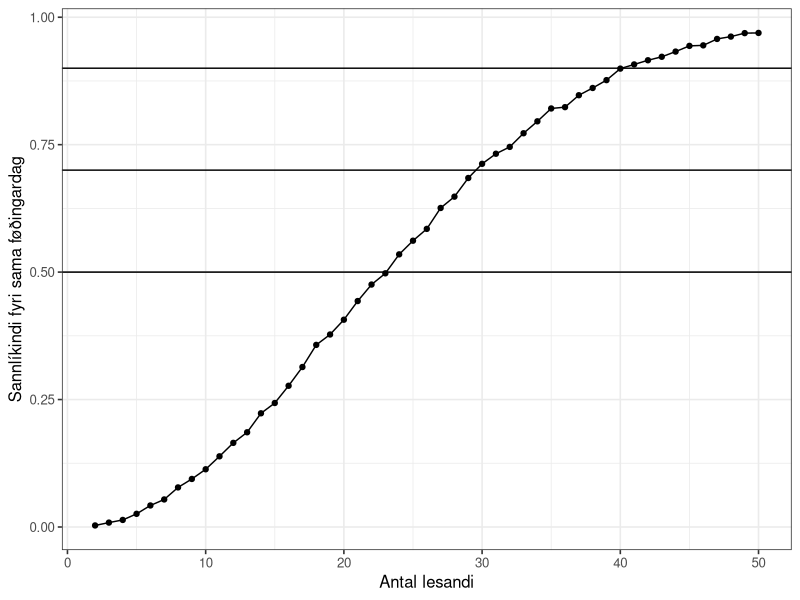
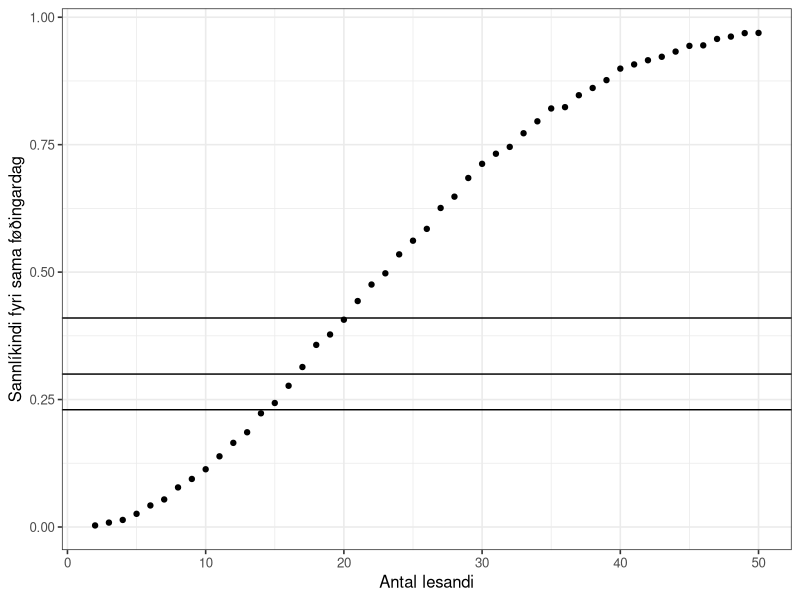
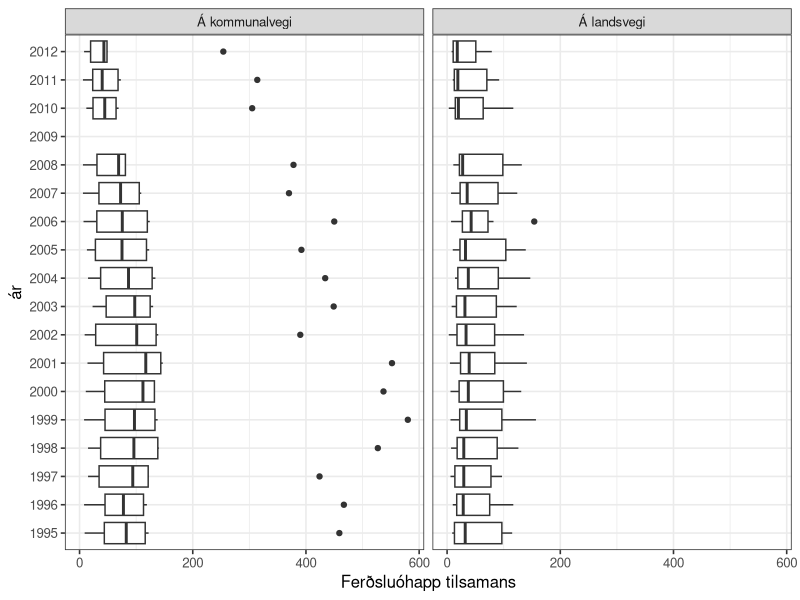
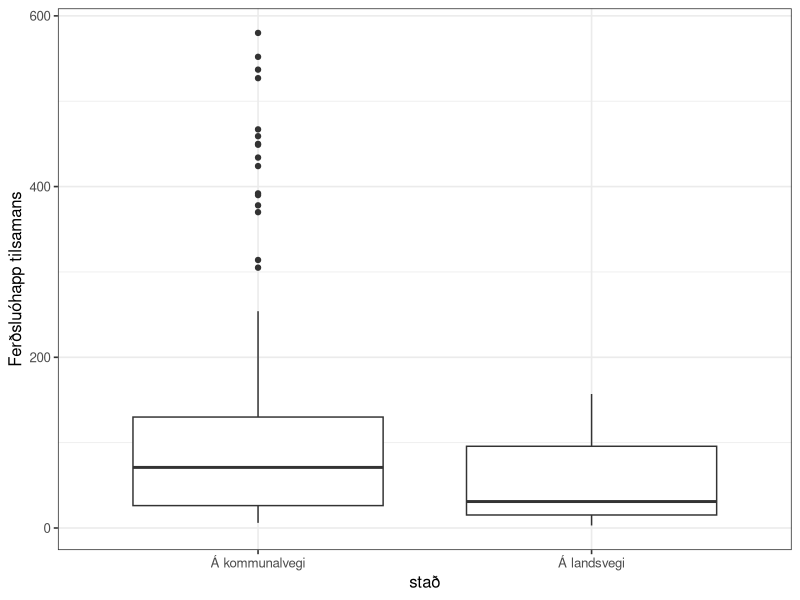
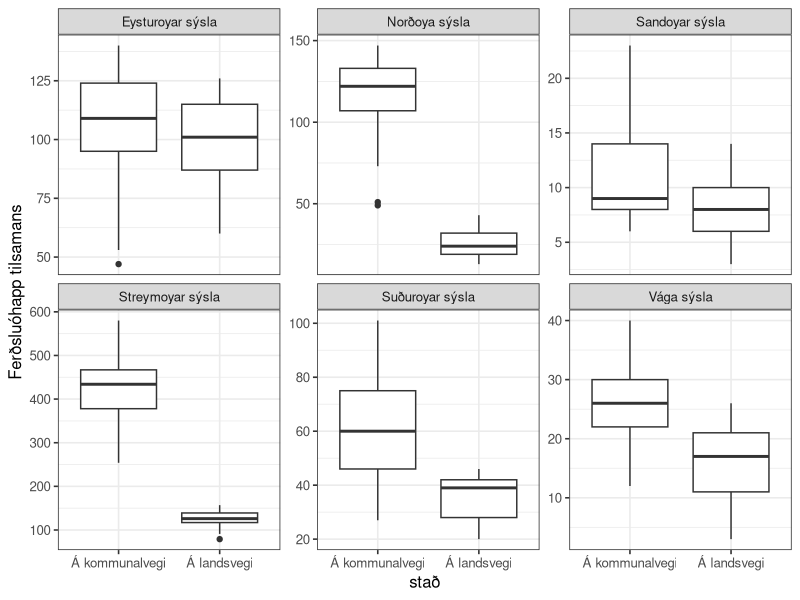
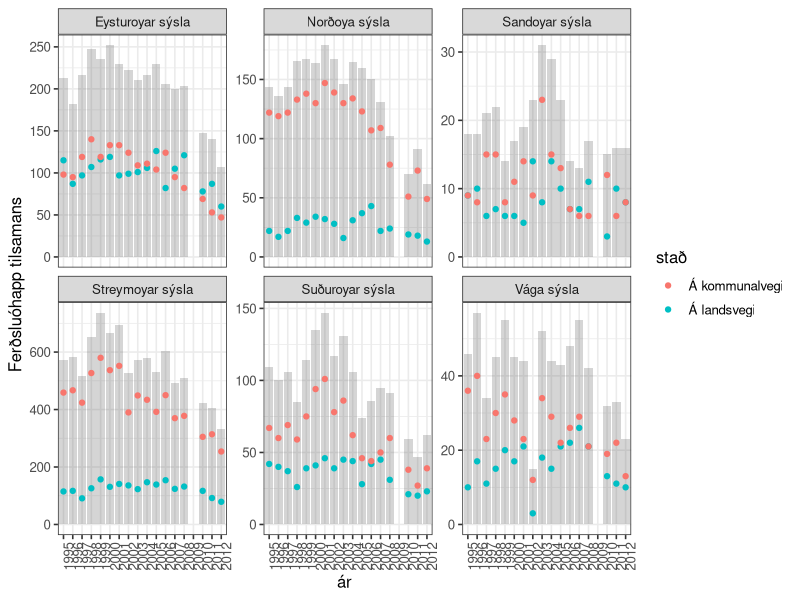
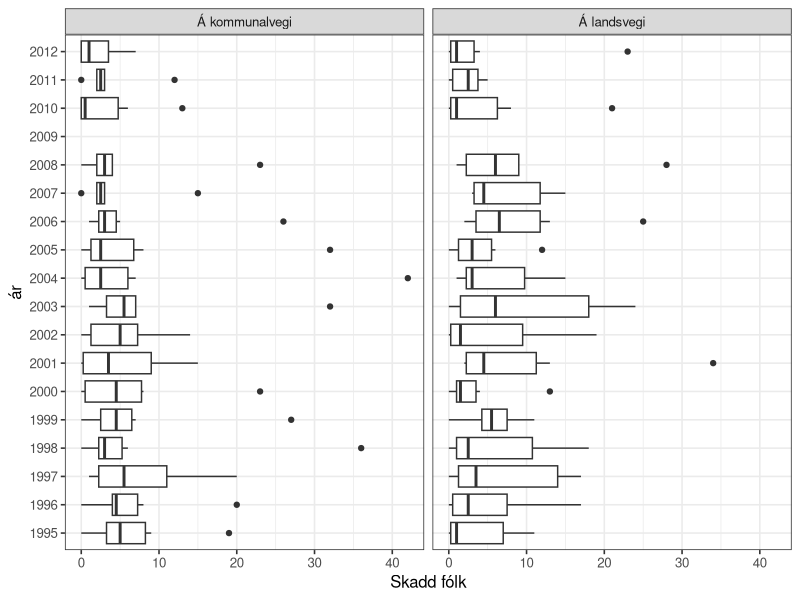
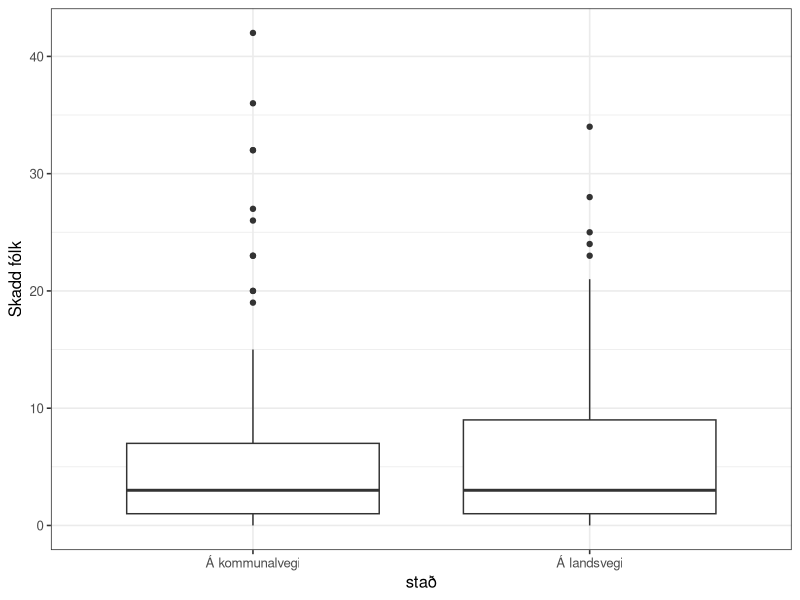

R code for these plots, in order:
## ---- chunk 1
knitr::opts_chunk$set(echo = TRUE)

options(dplyr.summarise.inform = FALSE)
library(tidyverse)

# set theme used for plotting
theme_set(theme_bw(base_size = 12))

## ---- chunk 2
n_lesandi <- 2:10
roynd_nr <- 1:2

sama_fdag <- crossing(n_lesandi, roynd_nr)
sama_fdag
## ---- chunk 3
sama_fdag <- mutate(
  sama_fdag,
  fdag = map(n_lesandi, ~ sample(365, ., replace = TRUE))
  )
sama_fdag
## ---- chunk 4
# Ein listi av integers
str(sama_fdag$fdag)
## ---- chunk 5


sama_fdag <- mutate(sama_fdag, nakar_sdag = map_lgl(fdag, ~ any(duplicated(.x))))
sama_fdag

## ---- chunk 6
p_samadag <- sama_fdag %>%
  group_by(n_lesandi) %>%
  summarise(p_sdag = mean(nakar_sdag))

p_samadag
## ---- chunk 7

p_samadag <-
  crossing(n_lesandi = 2:10, roynd_nr = 1:2) %>%
  mutate(.,
  fdag = map(n_lesandi, ~sample(365, ., replace = TRUE))
  ) %>%
  mutate(., nakar_sdag = map_lgl(fdag, ~any(duplicated(.x)))) %>%
  group_by(n_lesandi) %>%
  summarize(p_sdag = mean(nakar_sdag))
  
p_samadag
## ---- chunk 8

n_lesandi <- 2:50

p_samadag <-
  crossing(n_lesandi, roynd_nr) %>%
  mutate(.,
  fdag = map(n_lesandi, ~sample(365, ., replace = TRUE))
  ) %>%
  mutate(., nakar_sdag = map_lgl(fdag, ~any(duplicated(.x)))) %>%
  group_by(n_lesandi) %>%
  summarize(p_sdag = mean(nakar_sdag))
  
p_samadag

## ---- chunk 9
roynd_nr <- 1:5000
p_samadag <-
  crossing(n_lesandi, roynd_nr) %>%
  mutate(.,
  fdag = map(n_lesandi, ~sample(365, ., replace = TRUE))
  ) %>%
  mutate(., nakar_sdag = map_lgl(fdag, ~any(duplicated(.x)))) %>%
  group_by(n_lesandi) %>%
  summarize(p_sdag = mean(nakar_sdag))
  
p_samadag
## ---- chunk 10
ggplot(p_samadag, aes(x = n_lesandi, y = p_sdag)) +
  geom_point() +
  geom_line() +
  xlab("Antal lesandi") +
  ylab("Sannlíkindi fyri sama føðingardag") +
  geom_hline(yintercept = 0.5) +
  geom_hline(yintercept = 0.7) +
  geom_hline(yintercept = 0.9)
## ---- chunk 11
p_samadag <- p_samadag %>%
  mutate(n_ymisk = map(n_lesandi, ~prod(365:(365 - . + 1))) %>% unlist,
         n_total = 365^n_lesandi,
         p_teori = 1 - (n_ymisk/n_total)
  )

p_samadag
## ---- chunk 12
p_samadag <- p_samadag %>% 
  mutate(p_bday = map_dbl(n_lesandi, ~pbirthday(., classes = 365, coincident = 2)))

p_samadag
## ---- chunk 13
ggplot(p_samadag, aes(x = n_lesandi, y = p_sdag)) +
  geom_point() +
  geom_hline(yintercept = qbirthday(prob = 0.5, classes = 365, coincident = 2) / 100) +
  geom_hline(yintercept = qbirthday(prob = 0.7, classes = 365, coincident = 2) / 100) +
  geom_hline(yintercept = qbirthday(prob = 0.9, classes = 365, coincident = 2) / 100) +
  xlab("Antal lesandi") +
  ylab("Sannlíkindi fyri sama føðingardag")

## ---- chunk 14

## ---- chunk 15
n_lesandi_50 = pbirthday(50, classes = 365, coincident = 2)
n_lesandi_50

n_lesandi_80 = pbirthday(80, classes = 365, coincident = 2)
n_lesandi_80
## ---- chunk 16
n_lesandi = seq(5, 700, 5)
roynd_nr = 1:100

p_maxsdag <- NULL

p_maxsdag <- crossing(n_lesandi, roynd_nr) %>%
  mutate(
    fdag = map(n_lesandi, ~sample(365, ., replace = TRUE)),
    `>= 2` = map_int(fdag, ~any(duplicated(.x))),
    max_sdag = map_int(fdag, function(x) max(table(x))),
    `== 2` = max_sdag == 2,
    `== 3` = max_sdag == 3,
    `== 4` = max_sdag == 4,
    `== 5` = max_sdag == 5,
  )

p_maxsdag
## ---- chunk 17
p_maxsdag <- p_maxsdag %>%
  pivot_longer(cols=c(`>= 2`, `== 2`, `== 3`, `== 4`, `== 5`), names_to = 'max', values_to = 'sdag')

p_maxsdag
## ---- chunk 18

## ---- chunk 19

## ---- chunk 20

## ---- chunk 21

## ---- chunk 22

## ---- chunk 23
ferdslu_ohapp <- read_csv("ferdslu_ohapp.csv")
ferdslu_ohapp
## ---- chunk 24
ferdslu_ohapp <- read_csv("ferdslu_ohapp.csv", skip = 1, na = "..")
ferdslu_ohapp
## ---- chunk 25
ferdslu_ohapp <- ferdslu_ohapp %>%
  mutate(across(everything(), ~ str_replace(., "-", "0")))
ferdslu_ohapp
## ---- chunk 26
ferdslu_ohapp <- pivot_longer(ferdslu_ohapp, cols = '1995':'2012',
                   names_to = "ár", values_to = "n", values_transform = list(n = as.integer))

ferdslu_ohapp

#ferdslu_ohapp$n <- as.integer(ferdslu_ohapp$n)

## ---- chunk 27

ferdslu_ohapp <- pivot_wider(ferdslu_ohapp, names_from = slag, values_from = n)


ferdslu_ohapp
## ---- chunk 28

ggplot(ferdslu_ohapp) +
  geom_boxplot(aes(x = `Ferðsluóhapp tilsamans`, y = ár), na.rm = TRUE) +
  facet_wrap(~stað)

## ---- chunk 29
df <- ferdslu_ohapp %>%
  filter(`Ferðsluóhapp tilsamans` > 150) 
df
## ---- chunk 30

ggplot(data = ferdslu_ohapp) +
  geom_boxplot(aes(x = stað, y = `Ferðsluóhapp tilsamans`), na.rm = TRUE)

## ---- chunk 31

ggplot(data = ferdslu_ohapp) +
  geom_boxplot(aes(x = stað, y = `Ferðsluóhapp tilsamans`), na.rm = TRUE) +
  facet_wrap(~sýsla, scales = "free_y")
  
  

## ---- chunk 32

ggplot(ferdslu_ohapp) +
  geom_bar(aes(x = ár, y = `Ferðsluóhapp tilsamans`), alpha = 0.25, stat = "Identity", na.rm = TRUE) +
  geom_point(aes(x = ár, y = `Ferðsluóhapp tilsamans`, colour = stað), na.rm = TRUE) +
  facet_wrap(~sýsla, scales = "free_y") +
  theme(axis.text.x = element_text(angle = 90))

## ---- chunk 33
ggplot(ferdslu_ohapp, aes(x = `Skadd fólk`, y = `ár`)) +
  geom_boxplot(na.rm = TRUE) +
  facet_wrap(~ `stað`)

## ---- chunk 34
ggplot(ferdslu_ohapp, aes(x = `stað`, y = `Skadd fólk`)) +
  geom_boxplot(na.rm = TRUE)
## ---- chunk 35
ggplot(ferdslu_ohapp, aes(x = `stað`, y = `Skadd fólk`)) +
  geom_boxplot(na.rm = TRUE) +
  facet_wrap(~ `sýsla`, scales = "free_y")
## ---- chunk 36
ggplot(ferdslu_ohapp, aes(x = `stað`, y = `Skadd fólk` / `Ferðsluóhapp tilsamans`)) +
  geom_boxplot(na.rm = TRUE) +
  facet_wrap(~ `sýsla`, scales = "free_y")
## ---- chunk 37
ggplot(ferdslu_ohapp) +
  geom_boxplot(aes(x = `Skadd fólk`/`Ferðsluóhapp tilsamans`, y = `stað`), color = "red", na.rm = TRUE) +
  geom_violin(aes(x = `Skadd fólk`/`Ferðsluóhapp tilsamans`, y = `stað`), alpha = 0.25, na.rm = TRUE) +
  geom_boxplot(aes(x = `Skadd fólk` / `Ferðsluóhapp tilsamans`, y = `sýsla`), color = "blue", na.rm = TRUE) +
  geom_violin(aes(x = `Skadd fólk` / `Ferðsluóhapp tilsamans`, y = `sýsla`), alpha = 0.25, na.rm = TRUE)
## ---- chunk 38
ophapp_yvirlit <- ferdslu_ohapp %>% 
  filter(`ár` != "2009") %>%
  group_by(`stað`) %>%
  summarise(
    n = n(),
    n_ohapp = sum(`Ferðsluóhapp tilsamans`),
    n_skadd = sum(`Skadd fólk`),
    p_skadd = n_skadd / n_ohapp
  )

ophapp_yvirlit
## ---- chunk 39
t.test(ophapp_yvirlit$p_skadd, conf.level = .95)$conf.int
## ---- chunk 40

## ---- chunk 41
`stað_1` <- ophapp_yvirlit %>% filter(`stað` == "Á kommunalvegi")
prop.test(x = 10, n = `stað_1`$n, p = `stað_1`$p_skadd)

`stað_2` <- ophapp_yvirlit %>% filter(`stað` == "Á landsvegi")
prop.test(x = 10, n = `stað_2`$n, p = `stað_2`$p_skadd)
## ---- chunk 42

## ---- chunk 43

## ---- chunk 44

## ---- chunk 45

## ---- chunk 46

## ---- chunk 47
